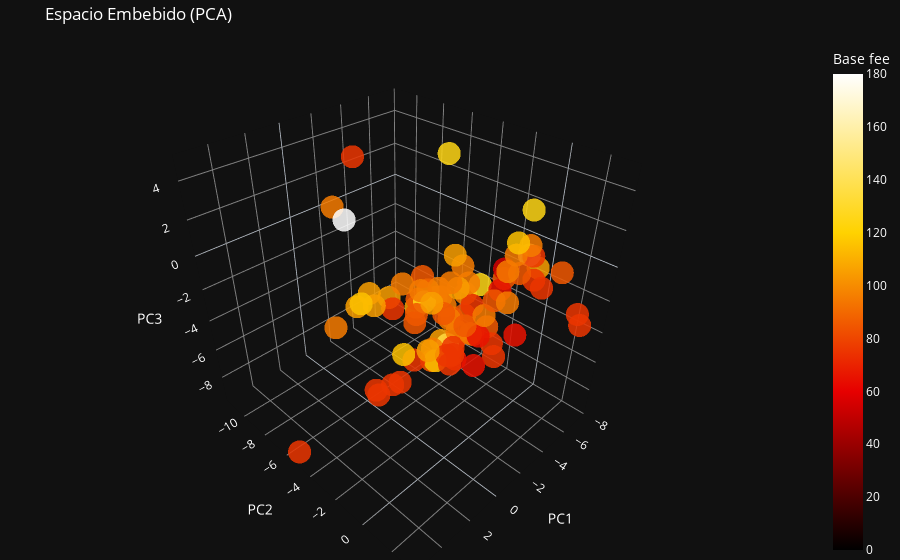

Notebook source saved alongside this figure:
### Code cell
import plotly.express as px
import plotly.colors as pc

def plot_PCA_svd_space(df_space, color_column=None, discrete_colorscale=False):
    """
    Gráfico 3D del espacio embebido (PCA)
    
    Args:
        df_space (pd.DataFrame): DataFrame con columnas ['PCi', ..., 'ID']
        color_column (str, opcional): Columna para colorear los puntos.
        discrete_colorscale (bool): Si True, trata color_column como categórica ordenada.
    """
    df_plot = df_space.copy()

    if color_column:
        df_plot = df_plot.merge(df_attributes[['ID', color_column]], on='ID', how='left')
        
        if discrete_colorscale:
            # Generar una escala de color inspirada en hot_r con 10 colores
            hot_r_colors = pc.sequential.Hot_r[::-1]  # reversa del colormap Hot
            n_colors = df_plot[color_column].nunique()
            colors = pc.sample_colorscale(hot_r_colors, [i / (n_colors - 1) for i in range(n_colors)])

            # Crear un mapping de valor → color
            unique_vals = sorted(df_plot[color_column].dropna().unique())
            color_map = dict(zip(unique_vals, colors))

            df_plot["color_hex"] = df_plot[color_column].map(color_map)
            color_values = df_plot["color_hex"]
        else:
            color_values = df_plot[color_column]
    else:
        color_values = None

    fig = px.scatter_3d(
        df_plot,
        x="PC1", y="PC2", z="PC3",
        color=color_values,
        hover_name="ID",
        opacity=0.85,
        color_continuous_scale="hot",
        range_color=(0, 180),
        title="Espacio Embebido (PCA)",
        template="plotly_dark"
    )
    
    fig.update_layout(
        margin={"r":0, "t":40, "l":0, "b":0},
        paper_bgcolor="#111111",
        plot_bgcolor="#111111",
        font=dict(color="white"),
        scene=dict(
            xaxis=dict(title="PC1", backgroundcolor="#111111", gridcolor="gray"),
            yaxis=dict(title="PC2", backgroundcolor="#111111", gridcolor="gray"),
            zaxis=dict(title="PC3", backgroundcolor="#111111", gridcolor="gray")
        )
    )
    return fig



fig = plot_PCA_svd_space(df_spacePCA,color_column="Base fee")
fig.show()
